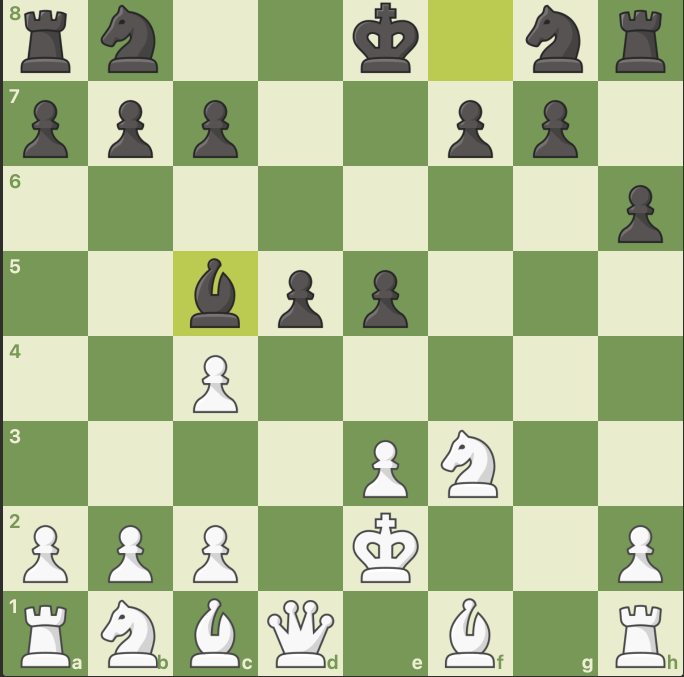
#> input picture detector/1.png, 1368 x 1354 px (shown at 1/2 size)
$ python -i chessboard_finder.py   (imports and definitions only)
#> lines starting #> are read from the running program, lines starting #| are printed output that depends on the picture; after the words box and inside, x2 and y2 are one past the last pixel; in counts of white or black regions, pixels touching at a corner belong together
#!/usr/bin/env python3
# -*- coding: utf-8 -*-
# Pass in image of online chessboard screenshot, returns corners of chessboard
# usage: chessboard_finder.py [-h] urls [urls ...]

# Find orthorectified chessboard corners in image

# positional arguments:
#   urls        Input image urls

# optional arguments:
#   -h, --help  show this help message and exit


# sudo apt-get install libatlas-base-dev for numpy error, see https://github.com/Kitt-AI/snowboy/issues/262
import numpy as np
# sudo apt-get install libopenjp2-7 libtiff5
import PIL.Image
import argparse, sys
from time import time
from helper_image_loading import *


def nonmax_suppress_1d(arr, winsize=5):
  """Return 1d array with only peaks, use neighborhood window of winsize px"""
  _arr = arr.copy()

  for i in range(_arr.size):
    if i == 0:
      left_neighborhood = 0
    else:
      left_neighborhood = arr[max(0,i-winsize):i]
    if i >= _arr.size-2:
      right_neighborhood = 0
    else:
      right_neighborhood = arr[i+1:min(arr.size-1,i+winsize)]

    if arr[i] < np.max(left_neighborhood) or arr[i] <= np.max(right_neighborhood):
      _arr[i] = 0
  return _arr

def findChessboardCorners(img_arr_gray, noise_threshold = 8000):
  # Load image grayscale as an numpy array
  # Return None on failure to find a chessboard
  #
  # noise_threshold: Ratio of standard deviation of hough values along an axis
  # versus the number of pixels, manually measured  bad trigger images
  # at < 5,000 and good  chessboards values at > 10,000

  # Get gradients, split into positive and inverted negative components
  gx, gy = np.gradient(img_arr_gray)
  gx_pos = gx.copy()
  gx_pos[gx_pos<0] = 0
  gx_neg = -gx.copy()
  gx_neg[gx_neg<0] = 0

  gy_pos = gy.copy()
  gy_pos[gy_pos<0] = 0
  gy_neg = -gy.copy()
  gy_neg[gy_neg<0] = 0

  # 1-D ampltitude of hough transform of gradients about X & Y axes
  num_px = img_arr_gray.shape[0] * img_arr_gray.shape[1]
  hough_gx = gx_pos.sum(axis=1) * gx_neg.sum(axis=1)
  hough_gy = gy_pos.sum(axis=0) * gy_neg.sum(axis=0)

  # Check that gradient peak signal is strong enough by
  # comparing normalized standard deviation to threshold
  if min(hough_gx.std() / hough_gx.size,
         hough_gy.std() / hough_gy.size) < noise_threshold:
    return None

  # Normalize and skeletonize to just local peaks
  hough_gx = nonmax_suppress_1d(hough_gx) / hough_gx.max()
  hough_gy = nonmax_suppress_1d(hough_gy) / hough_gy.max()

  # Arbitrary threshold of 20% of max
  hough_gx[hough_gx<0.2] = 0
  hough_gy[hough_gy<0.2] = 0

  # Now we have a set of potential vertical and horizontal lines that
  # may contain some noisy readings, try different subsets of them with
  # consistent spacing until we get a set of 7, choose strongest set of 7
  pot_lines_x = np.where(hough_gx)[0]
  pot_lines_y = np.where(hough_gy)[0]
  pot_lines_x_vals = hough_gx[pot_lines_x]
  pot_lines_y_vals = hough_gy[pot_lines_y]

  # Get all possible length 7+ sequences
  seqs_x = getAllSequences(pot_lines_x)
  seqs_y = getAllSequences(pot_lines_y)

  if len(seqs_x) == 0 or len(seqs_y) == 0:
    return None

  # Score sequences by the strength of their hough peaks
  seqs_x_vals = [pot_lines_x_vals[[v in seq for v in pot_lines_x]] for seq in seqs_x]
  seqs_y_vals = [pot_lines_y_vals[[v in seq for v in pot_lines_y]] for seq in seqs_y]

  # shorten sequences to up to 9 values based on score
  # X sequences
  for i in range(len(seqs_x)):
    seq = seqs_x[i]
    seq_val = seqs_x_vals[i]

    # if the length of sequence is more than 7 + edges = 9
    # strip weakest edges
    if len(seq) > 9:
      # while not inner 7 chess lines, strip weakest edges
      while len(seq) > 7:
        if seq_val[0] > seq_val[-1]:
          seq = seq[:-1]
          seq_val = seq_val[:-1]
        else:
          seq = seq[1:]
          seq_val = seq_val[1:]

    seqs_x[i] = seq
    seqs_x_vals[i] = seq_val

  # Y sequences
  for i in range(len(seqs_y)):
    seq = seqs_y[i]
    seq_val = seqs_y_vals[i]

    while len(seq) > 9:
      if seq_val[0] > seq_val[-1]:
        seq = seq[:-1]
        seq_val = seq_val[:-1]
      else:
        seq = seq[1:]
        seq_val = seq_val[1:]

    seqs_y[i] = seq
    seqs_y_vals[i] = seq_val

  # Now that we only have length 7-9 sequences, score and choose the best one
  scores_x = np.array([np.mean(v) for v in seqs_x_vals])
  scores_y = np.array([np.mean(v) for v in seqs_y_vals])

  # Keep first sequence with the largest step size
  # scores_x = np.array([np.median(np.diff(s)) for s in seqs_x])
  # scores_y = np.array([np.median(np.diff(s)) for s in seqs_y])

  #TODO(elucidation): Choose heuristic score between step size and hough response

  best_seq_x = seqs_x[scores_x.argmax()]
  best_seq_y = seqs_y[scores_y.argmax()]
  # print(best_seq_x, best_seq_y)

  # Now if we have sequences greater than length 7, (up to 9),
  # that means we have up to 9 possible combinations of sets of 7 sequences
  # We try all of them and see which has the best checkerboard response
  sub_seqs_x = [best_seq_x[k:k+7] for k in range(len(best_seq_x) - 7 + 1)]
  sub_seqs_y = [best_seq_y[k:k+7] for k in range(len(best_seq_y) - 7 + 1)]

  dx = np.median(np.diff(best_seq_x))
  dy = np.median(np.diff(best_seq_y))
  corners = np.zeros(4, dtype=int)

  # Add 1 buffer to include the outer tiles, since sequences are only using
  # inner chessboard lines
  corners[0] = int(best_seq_y[0]-dy)
  corners[1] = int(best_seq_x[0]-dx)
  corners[2] = int(best_seq_y[-1]+dy)
  corners[3] = int(best_seq_x[-1]+dx)

  # Generate crop image with on full sequence, which may be wider than a normal
  # chessboard by an extra 2 tiles, we'll iterate over all combinations
  # (up to 9) and choose the one that correlates best with a chessboard
  gray_img_crop = PIL.Image.fromarray(img_arr_gray).crop(corners)

  # Build a kernel image of an idea chessboard to correlate against
  k = 8 # Arbitrarily chose 8x8 pixel tiles for correlation image
  quad = np.ones([k,k])
  kernel = np.vstack([np.hstack([quad,-quad]), np.hstack([-quad,quad])])
  kernel = np.tile(kernel,(4,4)) # Becomes an 8x8 alternating grid (chessboard)
  kernel = kernel/np.linalg.norm(kernel) # normalize
  # 8*8 = 64x64 pixel ideal chessboard

  k = 0
  n = max(len(sub_seqs_x), len(sub_seqs_y))
  final_corners = None
  best_score = None

  # Iterate over all possible combinations of sub sequences and keep the corners
  # with the best correlation response to the ideal 64x64px chessboard
  for i in range(len(sub_seqs_x)):
    for j in range(len(sub_seqs_y)):
      k = k + 1

      # [y, x, y, x]
      sub_corners = np.array([
        sub_seqs_y[j][0]-corners[0]-dy, sub_seqs_x[i][0]-corners[1]-dx,
        sub_seqs_y[j][-1]-corners[0]+dy, sub_seqs_x[i][-1]-corners[1]+dx],
        dtype=np.int_)

      # Generate crop candidate, nearest pixel is fine for correlation check
      sub_img = gray_img_crop.crop(sub_corners).resize((64,64))

      # Perform correlation score, keep running best corners as our final output
      # Use absolute since it's possible board is rotated 90 deg
      score = np.abs(np.sum(kernel * sub_img))
      if best_score is None or score > best_score:
        best_score = score
        final_corners = sub_corners + [corners[0], corners[1], corners[0], corners[1]]

  return final_corners

def getAllSequences(seq, min_seq_len=7, err_px=5):
  """Given sequence of increasing numbers, get all sequences with common
  spacing (within err_px) that contain at least min_seq_len values"""

  # Sanity check that there are enough values to satisfy
  if len(seq) < min_seq_len:
    return []

  # For every value, take the next value and see how many times we can step
  # that falls on another value within err_px points
  seqs = []
  for i in range(len(seq)-1):
    for j in range(i+1, len(seq)):
      # Check that seq[i], seq[j] not already in previous sequences
      duplicate = False
      for prev_seq in seqs:
        for k in range(len(prev_seq)-1):
          if seq[i] == prev_seq[k] and seq[j] == prev_seq[k+1]:
            duplicate = True
      if duplicate:
        continue
      d = seq[j] - seq[i]

      # Ignore two points that are within error bounds of each other
      if d < err_px:
        continue

      s = [seq[i], seq[j]]
      n = s[-1] + d
      while np.abs((seq-n)).min() < err_px:
        n = seq[np.abs((seq-n)).argmin()]
        s.append(n)
        n = s[-1] + d

      if len(s) >= min_seq_len:
        s = np.array(s)
        seqs.append(s)
  return seqs

# [37 lines left out: function getChessTilesColor, not called in this run]

def getChessBoardGray(img, corners):
  # img is a grayscale image
  # corners = (x0, y0, x1, y1) for top-left corner to bot-right corner of board
  height, width = img.shape

  # corners could be outside image bounds, pad image as needed
  padl_x = max(0, -corners[0])
  padl_y = max(0, -corners[1])
  padr_x = max(0, corners[2] - width)
  padr_y = max(0, corners[3] - height)

  img_padded = np.pad(img, ((padl_y,padr_y),(padl_x,padr_x)), mode='edge')

  chessboard_img = img_padded[
    (padl_y + corners[1]):(padl_y + corners[3]),
    (padl_x + corners[0]):(padl_x + corners[2])]

  # 256x256 px image, 32x32px individual tiles
  # Normalized
  chessboard_img_resized = np.asarray( \
        PIL.Image.fromarray(chessboard_img) \
        .resize([256,256], PIL.Image.BILINEAR), dtype=np.uint8) / 255.0
  return chessboard_img_resized

def getChessTilesGray(img, corners):
  chessboard_img_resized = getChessBoardGray(img, corners)
  return getTiles(chessboard_img_resized)


def getTiles(processed_gray_img):
  # Given 256x256 px normalized grayscale image of a chessboard (32x32px per tile)
  # NOTE (values must be in range 0-1)
  # Return a 32x32x64 tile array
  #
  # stack deep 64 tiles
  # so, first slab is tile A1, then A2 etc.
  tiles = np.zeros([32,32,64], dtype=np.float32) # grayscale
  # Assume A1 is bottom left of image, need to reverse rank since images start
  # with origin in top left
  for rank in range(8): # rows (numbers)
    for file in range(8): # columns (letters)
      tiles[:,:,(rank*8+file)] = \
        processed_gray_img[(7-rank)*32:((7-rank)+1)*32,file*32:(file+1)*32]

  return tiles

def findGrayscaleTilesInImage(img):
  """ Find chessboard and convert into input tiles for CNN """
  if img is None:
    return None, None

  # Convert to grayscale numpy array
  img_arr = np.asarray(img.convert("L"), dtype=np.float32)

  # Use computer vision to find orthorectified chessboard corners in image
  corners = findChessboardCorners(img_arr)
  sys.stderr.write(f'corners: {corners}\n')
  if corners is None:
    return None, None

  # Pull grayscale tiles out given image and chessboard corners
  tiles = getChessTilesGray(img_arr, corners)

  # Return both the tiles as well as chessboard corner locations in the image
  return tiles, corners

# [22 lines of commented-out code are left out]

# [33 lines left out: function main, not called in this run]

# [17 lines not run here, left out]

>>> from PIL import Image
>>> picture = Image.open('1.png')
#> picture is the input picture: PIL image 1368x1354 RGBA; mean R, G, B, A 171.7, 187, 143.9, 255
>>> result = findGrayscaleTilesInImage(picture)
#> in findChessboardCorners, `gx, gy = np.gradient(img_arr_gray)`:
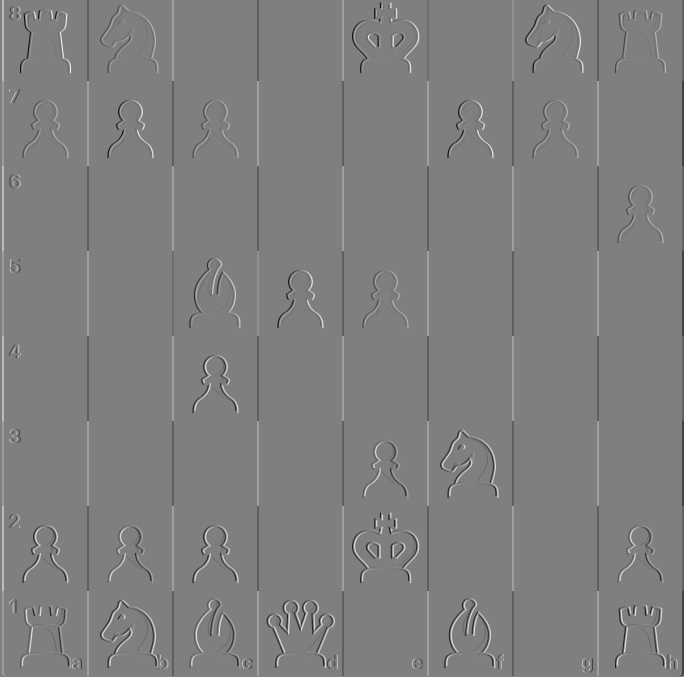
#> gy: shape (1354, 1368) float32 (shown at 1/2 size); min -97, max 97, mean 0; drawn with min black and max white
#> in findChessboardCorners, `gx_pos[gx_pos<0] = 0`:
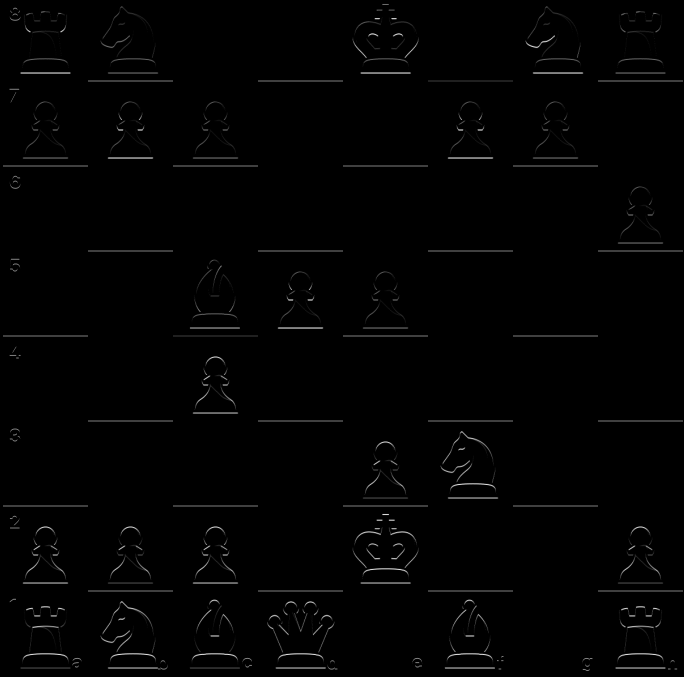
#> gx_pos: shape (1354, 1368) float32 (shown at 1/2 size); min 0, max 97, mean 0.9; drawn with min black and max white
#> in findChessboardCorners, `gx_neg[gx_neg<0] = 0`:
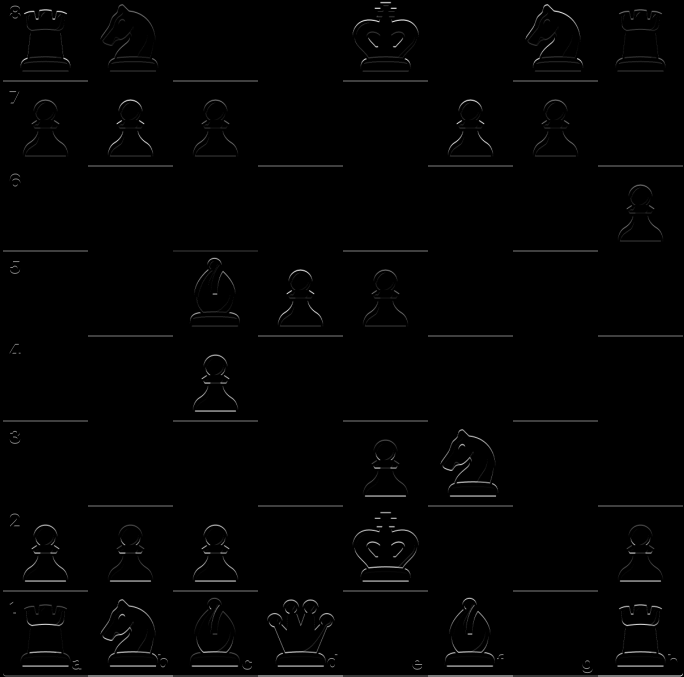
#> gx_neg: shape (1354, 1368) float32 (shown at 1/2 size); min 0, max 96.5, mean 1; drawn with min black and max white
#> in findChessboardCorners, `gy_pos[gy_pos<0] = 0`:
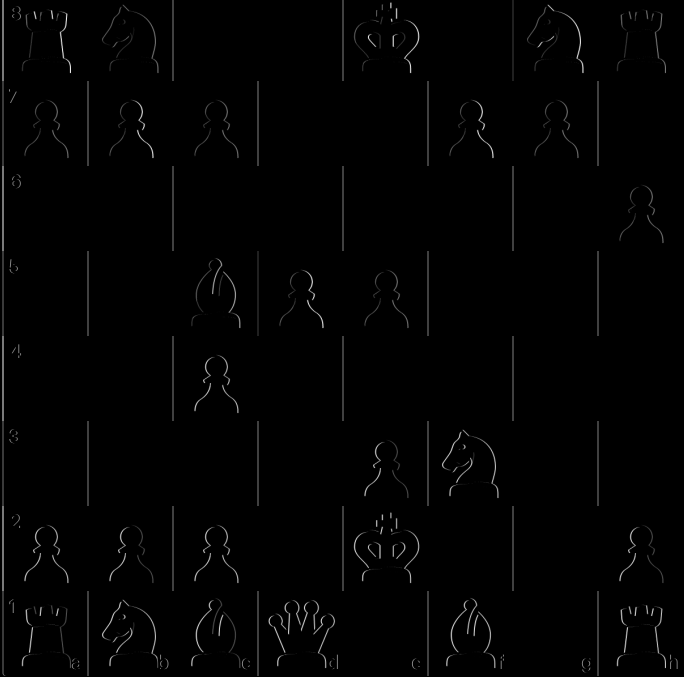
#> gy_pos: shape (1354, 1368) float32 (shown at 1/2 size); 3.81% of pixels changed, all inside (x1, y1, x2, y2) = (18, 0, 1367, 1352); drawn with min black and max white
#> in findChessboardCorners, `gy_neg[gy_neg<0] = 0`:
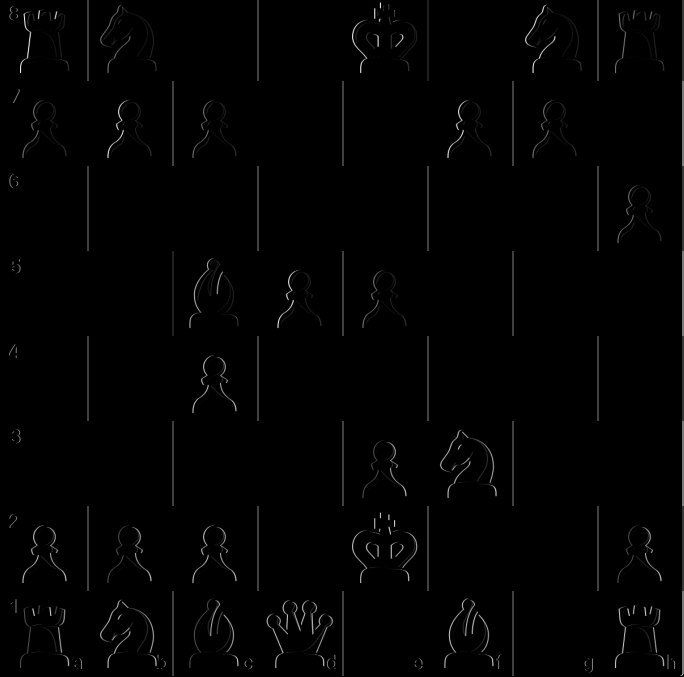
#> gy_neg: shape (1354, 1368) float32 (shown at 1/2 size); min 0, max 97, mean 0.9; drawn with min black and max white
#> in findChessboardCorners, `hough_gx = gx_pos.sum(axis=1) * gx_neg.sum(axis=1)`: hough_gx = 1354 values, max 1.09e+09 at index 331, min 0 at index 0, mean 11767103
#> in findChessboardCorners, `hough_gy = gy_pos.sum(axis=0) * gy_neg.sum(axis=0)`: hough_gy = 1368 values, max 1.07e+09 at index 175, min 0 at index 0, mean 11217819
#> the loop in nonmax_suppress_1d, `for i in range(_arr.size):` made 1354 passes
#> (left_neighborhood, right_neighborhood) on passes 2, 5, 6, 7, 8, 9: ([0], [0, 0, 0, 0]), ([0, 0, 0, 0], [0, 0, 320, 95062.5]), ([0, 0, 0, 0, 0], [0, 320, 95062.5, 365361.5]), ([0, 0, 0, 0, 0], [320, 95062.5, 365361.5, 3468]), ([0, 0, 0, 0, 0], [95062.5, 365361.5, 3468, 0]), ([0, 0, 0, 0, 320], [365361.5, 3468, 0, 70546.5])
#> in findChessboardCorners, `hough_gx = nonmax_suppress_1d(hough_gx) / hough_gx.max()`: hough_gx = 1354 values, max 1 at index 332, min 0 at index 0, mean 0.00512
#> the loop in nonmax_suppress_1d (call 2), `for i in range(_arr.size):` made 1368 passes
#> (left_neighborhood, right_neighborhood) on passes 2, 15, 16, 17, 18, 19, 20: ([0], [0, 0, 0, 0]), ([0, 0, 0, 0, 0], [0, 0, 0, 124551]), ([0, 0, 0, 0, 0], [0, 0, 124551, 1671278]), ([0, 0, 0, 0, 0], [0, 124551, 1671278, 3461996.8]), ([0, 0, 0, 0, 0], [124551, 1671278, 3461996.8, 2217864]), ([0, 0, 0, 0, 0], [1671278, 3461996.8, 2217864, 804924]), ([0, 0, 0, 0, 124551], [3461996.8, 2217864, 804924, 412585])
#> in findChessboardCorners, `hough_gy = nonmax_suppress_1d(hough_gy) / hough_gy.max()`: hough_gy = 1368 values, max 1 at index 176, min 0 at index 0, mean 0.00489
#> in findChessboardCorners, `pot_lines_x = np.where(hough_gx)[0]`: pot_lines_x = [162, 332, 502, 672, 842, 1012, 1182]
#> in findChessboardCorners, `pot_lines_y = np.where(hough_gy)[0]`: pot_lines_y = [176, 346, 516, 686, 856, 1026, 1196]
#> in findChessboardCorners, `pot_lines_x_vals = hough_gx[pot_lines_x]`: pot_lines_x_vals = [0.874, 1, 0.874, 0.874, 1, 1, 1]
#> in findChessboardCorners, `pot_lines_y_vals = hough_gy[pot_lines_y]`: pot_lines_y_vals = [1, 0.874, 0.874, 1, 0.878, 0.878, 1]
#> the loop in getAllSequences, `for i in range(len(seq)-1):` made 6 passes
#> after the loop in getAllSequences, `for i in range(len(seq)-1):`: seqs = [[162, 332, 502, 672, 842, 1012, 1182]]
#> the loop in getAllSequences (call 2), `for i in range(len(seq)-1):` made 6 passes
#> in findChessboardCorners, `seqs_y = getAllSequences(pot_lines_y)`: seqs_y = [[176, 346, 516, 686, 856, 1026, 1196]]
#> in findChessboardCorners, `seqs_x_vals = [pot_lines_x_vals[[v in seq for v in pot_lines_x]] for s..`: seqs_x_vals = [[0.874, 1, 0.874, 0.874, 1, 1, 1]]
#> in findChessboardCorners, `seqs_y_vals = [pot_lines_y_vals[[v in seq for v in pot_lines_y]] for s..`: seqs_y_vals = [[1, 0.874, 0.874, 1, 0.878, 0.878, 1]]
#> the loop in findChessboardCorners, `for i in range(len(seqs_x)):` made 1 pass
#> the loop in findChessboardCorners, `for i in range(len(seqs_y)):` made 1 pass
#> in findChessboardCorners, `scores_x = np.array([np.mean(v) for v in seqs_x_vals])`: scores_x = [0.946]
#> in findChessboardCorners, `scores_y = np.array([np.mean(v) for v in seqs_y_vals])`: scores_y = [0.929]
#> in findChessboardCorners, `best_seq_x = seqs_x[scores_x.argmax()]`: best_seq_x = [162, 332, 502, 672, 842, 1012, 1182]
#> in findChessboardCorners, `best_seq_y = seqs_y[scores_y.argmax()]`: best_seq_y = [176, 346, 516, 686, 856, 1026, 1196]
#> in findChessboardCorners, `sub_seqs_x = [best_seq_x[k:k+7] for k in range(len(best_seq_x) - 7 + 1)]`: sub_seqs_x = [[162, 332, 502, 672, 842, 1012, 1182]]
#> in findChessboardCorners, `sub_seqs_y = [best_seq_y[k:k+7] for k in range(len(best_seq_y) - 7 + 1)]`: sub_seqs_y = [[176, 346, 516, 686, 856, 1026, 1196]]
#> in findChessboardCorners, `dx = np.median(np.diff(best_seq_x))`: dx = 170
#> in findChessboardCorners, `gray_img_crop = PIL.Image.fromarray(img_arr_gray).crop(corners)`:
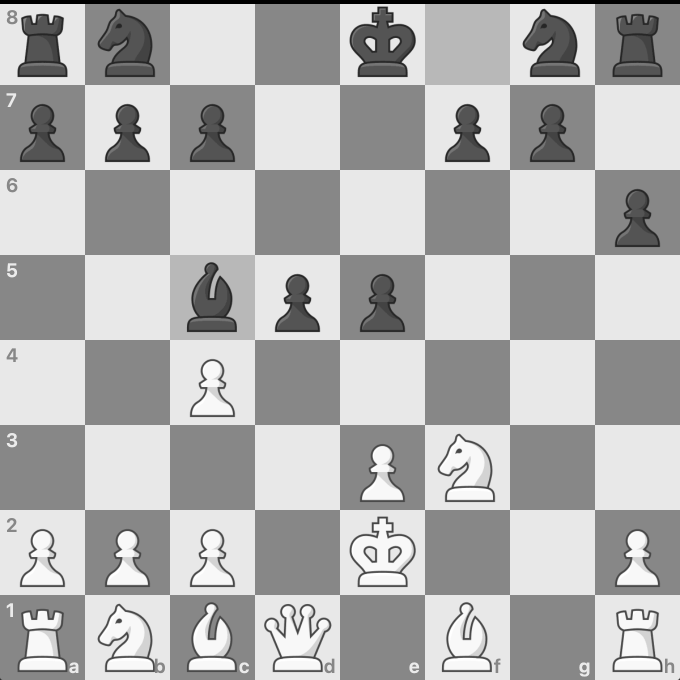
#> gray_img_crop: PIL image 1360x1360 F (shown at 1/2 size); min 0, max 255, mean 177.3
#> in findChessboardCorners, `n = max(len(sub_seqs_x), len(sub_seqs_y))`: n = 1
#> the loop in findChessboardCorners, `for i in range(len(sub_seqs_x)):` made 1 pass
#> after the loop in findChessboardCorners, `for i in range(len(sub_seqs_x)):`: best_score = 2491.4; final_corners = [6, -8, 1366, 1352]; k = 1
#> in findGrayscaleTilesInImage, `corners = findChessboardCorners(img_arr)`: corners = [6, -8, 1366, 1352]
#> in getChessBoardGray, `padl_x = max(0, -corners[0])`: padl_x = 0
#> in getChessBoardGray, `padl_y = max(0, -corners[1])`: padl_y = 8
#> in getChessBoardGray, `padr_x = max(0, corners[2] - width)`: padr_x = 0
#> in getChessBoardGray, `chessboard_img_resized = np.asarray( \ PIL.Image.fromarray(chessboard_..`:
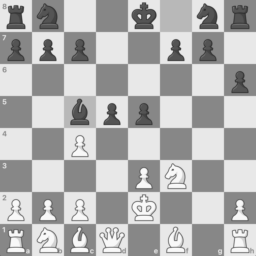
#> chessboard_img_resized: shape (256, 256) float64; min 0.184, max 0.984, mean 0.699
